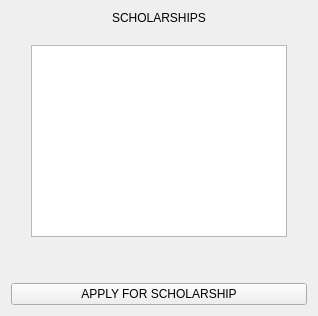
      <widget class="QWidget" name="manageScholarships">
       <layout class="QGridLayout" name="gridLayout_3">
        <item row="0" column="0">
         <layout class="QVBoxLayout" name="verticalLayout_10">
          <property name="spacing">
           <number>20</number>
          </property>
          <property name="leftMargin">
           <number>20</number>
          </property>
          <property name="rightMargin">
           <number>20</number>
          </property>
          <property name="bottomMargin">
           <number>40</number>
          </property>
          <item>
           <widget class="QLabel" name="label">
            <property name="text">
             <string>SCHOLARSHIPS</string>
            </property>
            <property name="alignment">
             <set>Qt::AlignmentFlag::AlignCenter</set>
            </property>
           </widget>
          </item>
          <item>
           <widget class="QTableWidget" name="scholarshipTableWidget">
            <property name="styleSheet">
             <string notr="true">color: rgb(1, 14, 27);</string>
            </property>
           </widget>
          </item>
         </layout>
        </item>
        <item row="1" column="0">
         <widget class="QPushButton" name="applyScholarshipBtn">
          <property name="cursor">
           <cursorShape>PointingHandCursor</cursorShape>
          </property>
          <property name="text">
           <string>APPLY FOR SCHOLARSHIP</string>
          </property>
         </widget>
        </item>
       </layout>
      </widget>
